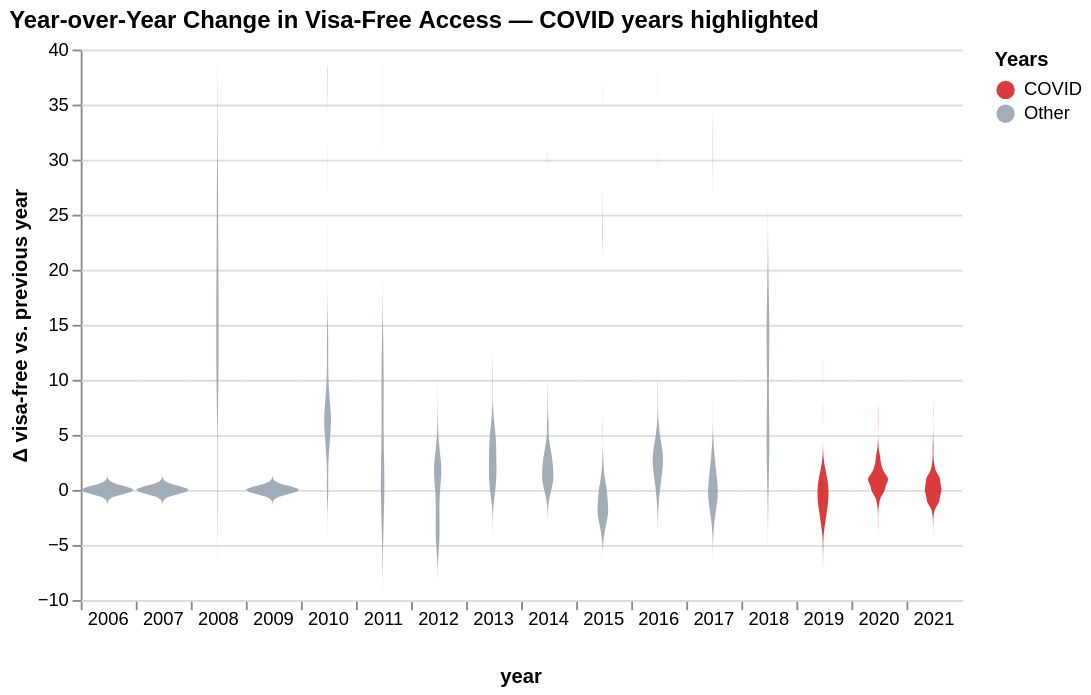

Specify this chart in Vega-Lite:
### Vega-Lite specification from a JSON file in a GitHub repository (floating-point values rounded to 4 significant figures; data arrays with more than 128 entries replaced by an {"elided": "..."} marker saying what was removed)
{"config": {"view": {"continuousWidth": 300, "continuousHeight": 300, "stroke": null}}, "data": {"name": "data-a6b76b8e49c04cd98ade9526e6713a7d"}, "mark": {"type": "area", "opacity": 0.9, "orient": "horizontal"}, "encoding": {"color": {"field": "period", "legend": {"title": "Years"}, "scale": {"domain": ["COVID", "Other"], "range": ["#d62728", "#9aa5b1"]}, "type": "nominal"}, "column": {"field": "year", "header": {"titleOrient": "bottom", "labelOrient": "bottom", "labelPadding": 0}, "spacing": 0, "type": "ordinal"}, "x": {"axis": {"labels": false, "values": [0], "grid": false, "ticks": true}, "field": "density", "impute": null, "stack": "center", "title": null, "type": "quantitative"}, "y": {"field": "updated_diff", "title": "Δ visa-free vs. previous year", "type": "quantitative"}}, "height": 300, "title": "Year-over-Year Change in Visa-Free Access — COVID years highlighted", "transform": [{"density": "updated_diff", "extent": [-9.55, 38.55], "groupby": ["year", "period"], "as": ["updated_diff", "density"]}], "width": 30, "$schema": "https://vega.github.io/schema/vega-lite/v5.20.1.json", "datasets": {"data-a6b76b8e49c04cd98ade9526e6713a7d": {"elided": "3126 records"}}}
